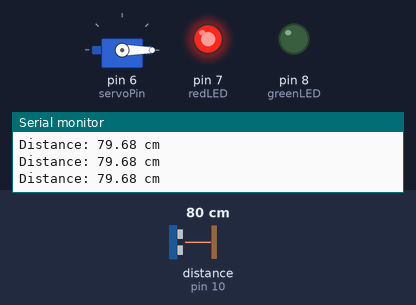
The sketch below on a simulated Arduino Uno, built with avr-gcc and run on an emulated ATmega328P. On the bench: servo, output pins drawn as LEDs (lit = HIGH), the last lines printed to the serial monitor. Wiring (inferred from the names in the program): ultrasonic range finder: trigger pin 9; echo pin 10. The inputs (shaded band) are chosen by the test bench; at power-on: distance to the obstacle (sensor on pin 10) 80 cm. The echo pulse lasts 58.3 µs per cm; pins used as bus, display or sensor lines are not drawn.

Above: at 1.2 s.
1.3 s: distance to the obstacle (sensor on pin 10) set to 6 cm
2.8 s: distance to the obstacle (sensor on pin 10) set to 3 cm
At 4.0 s:
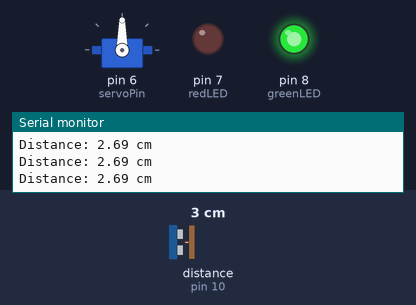
4.3 s: distance to the obstacle (sensor on pin 10) set to 9 cm
At 5.8 s:
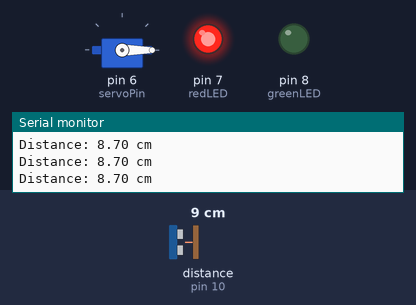
Timing chart, 0 to 7.3 s (numbered marks = the images above; inputs shaded):
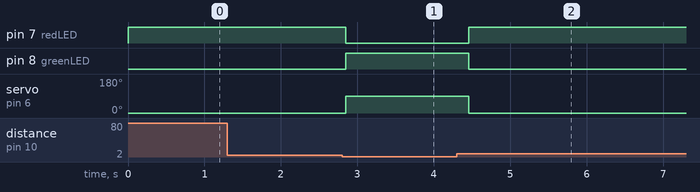

Measured:
- the behaviour switches between 5 and 4 cm on distance to the obstacle (sensor on pin 10) (found by bisection; images 0 and 1)
- after the input at 2.8 s, pin 7 (redLED): HIGH → LOW after 0.05 s; pin 8 (greenLED): LOW → HIGH after 0.05 s; servo on pin 6 (servoPin): 0° → 90° after 0.05 s
- after the input at 4.3 s, pin 7 (redLED): LOW → HIGH after 0.16 s; pin 8 (greenLED): HIGH → LOW after 0.16 s; servo on pin 6 (servoPin): 90° → 0° after 0.16 s

The sketch:

Arduino_Ultrasonic_Servo.ino.ino
```cpp
#include <Servo.h>

// Pin definitions
const int trigPin = 9;
const int echoPin = 10;
const int greenLED = 8;
const int redLED = 7;
const int servoPin = 6;

Servo myServo;

void setup() {
  pinMode(trigPin, OUTPUT);
  pinMode(echoPin, INPUT);
  pinMode(greenLED, OUTPUT);
  pinMode(redLED, OUTPUT);
  myServo.attach(servoPin);
  myServo.write(0);  // Initial position
  Serial.begin(9600);
}

void loop() {
  long duration;
  float distance;

  // Send 10us pulse to trigger
  digitalWrite(trigPin, LOW);
  delayMicroseconds(2);
  digitalWrite(trigPin, HIGH);
  delayMicroseconds(10);
  digitalWrite(trigPin, LOW);

  // Read echo time
  duration = pulseIn(echoPin, HIGH);

  // Calculate distance (in cm)
  distance = duration * 0.0343 / 2;

  Serial.print("Distance: ");
  Serial.print(distance);
  Serial.println(" cm");

  if (distance < 4.0) {
    digitalWrite(greenLED, HIGH);
    digitalWrite(redLED, LOW);
    myServo.write(90);  // Raise
  } else {
    digitalWrite(greenLED, LOW);
    digitalWrite(redLED, HIGH);
    myServo.write(0);   // Stay down
  }

  delay(200); // Small delay for stability
}
```
